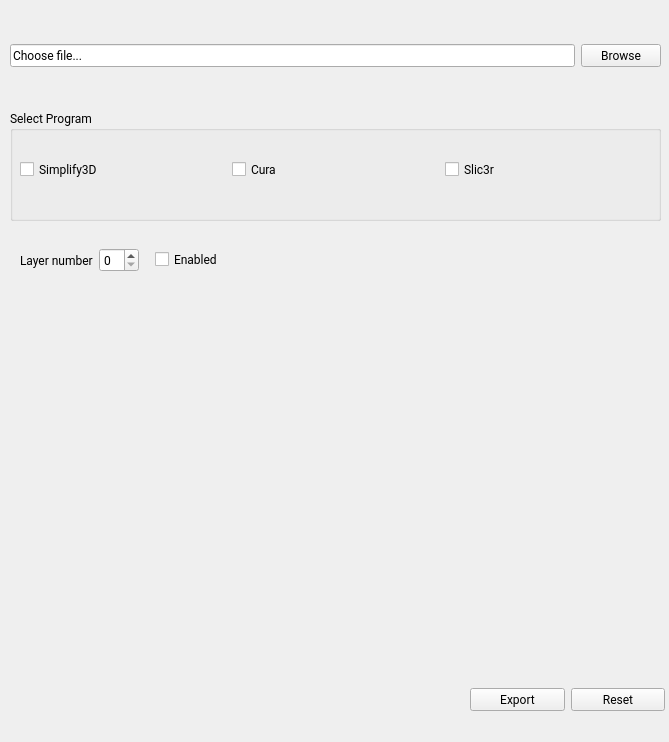
<?xml version="1.0" encoding="UTF-8"?>
<ui version="4.0">
 <class>Form</class>
 <widget class="QWidget" name="Form">
  <property name="windowModality">
   <enum>Qt::NonModal</enum>
  </property>
  <property name="enabled">
   <bool>true</bool>
  </property>
  <property name="geometry">
   <rect>
    <x>0</x>
    <y>0</y>
    <width>669</width>
    <height>742</height>
   </rect>
  </property>
  <property name="minimumSize">
   <size>
    <width>669</width>
    <height>742</height>
   </size>
  </property>
  <property name="maximumSize">
   <size>
    <width>669</width>
    <height>742</height>
   </size>
  </property>
  <property name="font">
   <font>
    <family>Roboto</family>
   </font>
  </property>
  <property name="windowTitle">
   <string>Filament Changer for Marlin 3D printers</string>
  </property>
  <property name="windowIcon">
   <iconset>
    <normaloff>../Images Resources/icon_filament.png</normaloff>../Images Resources/icon_filament.png</iconset>
  </property>
  <widget class="QWidget" name="horizontalLayoutWidget">
   <property name="geometry">
    <rect>
     <x>10</x>
     <y>20</y>
     <width>651</width>
     <height>71</height>
    </rect>
   </property>
   <layout class="QHBoxLayout" name="lyt_archivo">
    <property name="leftMargin">
     <number>0</number>
    </property>
    <item>
     <widget class="QLineEdit" name="FileLineEdit">
      <property name="text">
       <string>Choose file...</string>
      </property>
     </widget>
    </item>
    <item>
     <widget class="QPushButton" name="BrowseButton">
      <property name="text">
       <string>Browse</string>
      </property>
     </widget>
    </item>
   </layout>
  </widget>
  <widget class="QWidget" name="horizontalLayoutWidget_3">
   <property name="geometry">
    <rect>
     <x>470</x>
     <y>660</y>
     <width>195</width>
     <height>80</height>
    </rect>
   </property>
   <layout class="QHBoxLayout" name="horizontalLayout_2">
    <item>
     <widget class="QPushButton" name="ExportBtn">
      <property name="text">
       <string>Export</string>
      </property>
     </widget>
    </item>
    <item>
     <widget class="QPushButton" name="ResetBtn">
      <property name="text">
       <string>Reset</string>
      </property>
     </widget>
    </item>
   </layout>
  </widget>
  <widget class="QGroupBox" name="Program_groupBox_2">
   <property name="geometry">
    <rect>
     <x>10</x>
     <y>110</y>
     <width>651</width>
     <height>111</height>
    </rect>
   </property>
   <property name="title">
    <string>Select Program</string>
   </property>
   <property name="flat">
    <bool>true</bool>
   </property>
   <widget class="QWidget" name="horizontalLayoutWidget_4">
    <property name="geometry">
     <rect>
      <x>0</x>
      <y>20</y>
      <width>651</width>
      <height>80</height>
     </rect>
    </property>
    <layout class="QHBoxLayout" name="horizontalLayout_3">
     <property name="sizeConstraint">
      <enum>QLayout::SetDefaultConstraint</enum>
     </property>
     <property name="leftMargin">
      <number>10</number>
     </property>
     <property name="rightMargin">
      <number>10</number>
     </property>
     <item>
      <widget class="QCheckBox" name="Simplify3DCheckBox">
       <property name="text">
        <string>Simplify3D</string>
       </property>
      </widget>
     </item>
     <item>
      <widget class="QCheckBox" name="CuraCheckBox">
       <property name="text">
        <string>Cura</string>
       </property>
      </widget>
     </item>
     <item>
      <widget class="QCheckBox" name="Slic3rCheckBox">
       <property name="text">
        <string>Slic3r</string>
       </property>
      </widget>
     </item>
    </layout>
   </widget>
   <zorder>horizontalLayoutWidget_4</zorder>
   <zorder>horizontalLayoutWidget_2</zorder>
  </widget>
  <widget class="QWidget" name="horizontalLayoutWidget_2">
   <property name="geometry">
    <rect>
     <x>10</x>
     <y>220</y>
     <width>651</width>
     <height>80</height>
    </rect>
   </property>
   <layout class="QHBoxLayout" name="horizontalLayout">
    <item>
     <spacer name="horizontalSpacer_2">
      <property name="orientation">
       <enum>Qt::Horizontal</enum>
      </property>
      <property name="sizeType">
       <enum>QSizePolicy::Fixed</enum>
      </property>
      <property name="sizeHint" stdset="0">
       <size>
        <width>10</width>
        <height>20</height>
       </size>
      </property>
     </spacer>
    </item>
    <item>
     <widget class="QLabel" name="LayerLabel">
      <property name="sizePolicy">
       <sizepolicy hsizetype="Fixed" vsizetype="Preferred">
        <horstretch>0</horstretch>
        <verstretch>0</verstretch>
       </sizepolicy>
      </property>
      <property name="text">
       <string>Layer number</string>
      </property>
     </widget>
    </item>
    <item>
     <widget class="QSpinBox" name="LayerSpinBox">
      <property name="sizePolicy">
       <sizepolicy hsizetype="Maximum" vsizetype="Fixed">
        <horstretch>0</horstretch>
        <verstretch>0</verstretch>
       </sizepolicy>
      </property>
     </widget>
    </item>
    <item>
     <spacer name="horizontalSpacer">
      <property name="orientation">
       <enum>Qt::Horizontal</enum>
      </property>
      <property name="sizeType">
       <enum>QSizePolicy::Fixed</enum>
      </property>
      <property name="sizeHint" stdset="0">
       <size>
        <width>10</width>
        <height>20</height>
       </size>
      </property>
     </spacer>
    </item>
    <item>
     <widget class="QCheckBox" name="EnabledCheckBox">
      <property name="text">
       <string>Enabled</string>
      </property>
     </widget>
    </item>
   </layout>
  </widget>
 </widget>
 <resources/>
 <connections/>
</ui>
